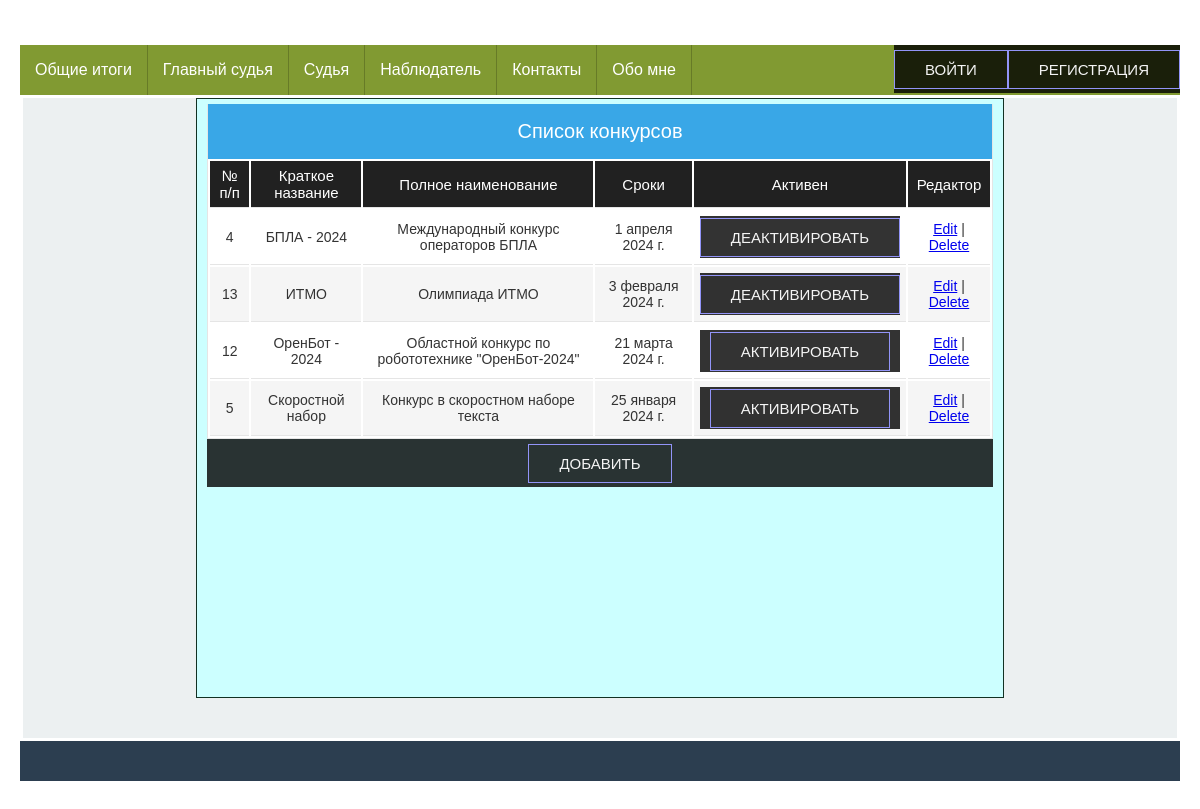
The page /competitions/all/ on the database as committed earlier.
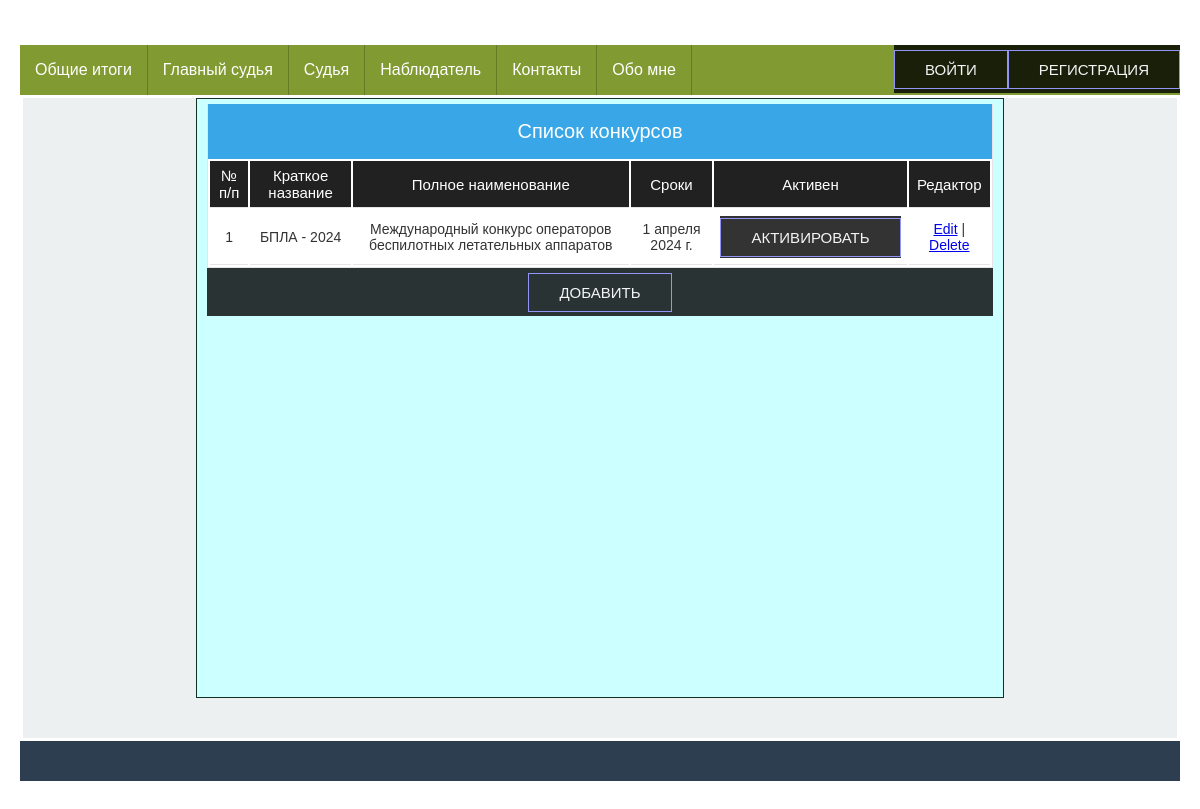
The same page on the database as committed later.
### app_for_competitions/models.py (models this page shows, shortened)
class Competition(models.Model):
    class Meta:
        db_table = 'competitions'
        verbose_name = _('Соревнования')
    name = models.CharField(_('Сокращенное название'), max_length=50)
    fullname = models.CharField(_('Полное наименование конкурса'), max_length=200,
                                default=None)
    date = models.DateField(_('Дата проведения'),
                            help_text="Дата начала")
    active = models.BooleanField(_('Активен'), default=True)

### app_for_competitions/views.py (the view)
# urls.py: path('all/', edit_competitions, name='all_competitions'),
def edit_competitions(request):
    competitions = Competition.objects.all().order_by('name')
    context = dict()
    context['competitions'] = competitions
    context['title'] = COMPETITIONS_TABLE_TITLE
    return render(request, 'app_for_competitions/edit_competitions.html', context=context)

### app_for_competitions/templates/app_for_competitions/edit_competitions.html (shortened to what this page needs)
{% extends 'base.html' %}
{% load static %}
{% block content %}
<div class="row">
    <div class="table-caption">Список конкурсов</div>
    <table id="table">
        <thead>
        <tr>
            {% for value in title %}
            <th>{{ value }}</th>
            {% endfor %}
        </tr>
        </thead>
        <tbody>
        {% for competition in competitions %}
        <tr>
            <td>{{competition.id}}</td>
            <td>{{competition.name}}</td>
            <td>{{competition.fullname}}</td>
            <td>{{competition.date}}</td>
            <td>
                <div class="container">
                    <a href="{% url 'competition_activate' pk=competition.id %}" class="btn a_btn">
                        {% if competition.active %}
                            Деактивировать
                        {% else %}
                            Активировать
                        {% endif %}
                    </a>
                </div>
            </td>
            <td class="actions"><a href="{% url 'edit_competition' pk=competition.id %}">Edit</a> | <a
                    href="{% url 'delete_competition' pk=competition.id %}">Delete</a></td>
        </tr>
        {% endfor %}
        </tbody>
    </table>
    <div class="container">
        <a href="{% url 'add_competition' %}" class="btn a_btn">Добавить</a>
    </div>
</div>
{% endblock %}

### templates/base.html (shortened to what this page needs)
<!DOCTYPE html>
{% load static %}
<html lang="ru">
<head>
    <link rel="stylesheet" href="{% static 'css/stylesheet.css' %}" type="text/css">
</head>
<body>
<div class="wrapper">
    <header>
        <ul>
            <li><a class="a_menu" href="{% url 'home' %}">Общие итоги</a></li>
            <li><a class="a_menu" href="#">Главный судья</a>
            </li>
            <li><a class="a_menu" href="#">Судья</a></li>
            <li><a class="a_menu" href="#">Наблюдатель</a>
            </li>
            <li><a class="a_menu" href="#">Контакты</a></li>
            <li><a class="a_menu" href="{% url 'about' %}">Обо мне</a></li>
            <div class="container enter">
                {% if user.is_authenticated %}
                <div class="user_name">{{ user.username }}</div>
                <a href="{% url 'users:logout' %}" class="btn a_btn">Выйти</a>
                {% else %}
                <a href="{% url 'users:login' %}" class="btn a_btn">Войти</a>
                <a href="{% url 'users:register' %}" class="btn a_btn">Регистрация</a>
                {% endif %}
            </div>
        </ul>
    </header>
    <main>
        {% block content %}{% endblock %}
    </main>
    <footer>
    </footer>
</div>
</body>
</html>

### static/css/stylesheet.css (style rules this page uses)
.wrapper { height: 100vh; flex-direction: column; }
main { flex: 1; background-color: #ecf0f1; min-height: 80vh; margin: 3px; }
body { margin: 0; }
header { background-color: #2ecc71; height: 50px; }
footer { background-color: #2c3e50; color: white; height: 40px; }
* { box-sizing: border-box; }
.row { overflow: hidden; width: 70%; min-height: 75vh; background-color: #CCFFFF; margin: 0 auto; border: 1px solid #123123; padding: 5px 10px; }
ul { list-style: none; margin: 0; padding-left: 0; margin-top: 25px; background: #819A32; height: 50px; }
.a_menu { text-decoration: none; background: #819A32; color: #fff; padding: 0 15px; font-family: arial; line-height: 50px; display: block; border-right: 1px solid #677B27; -moz-transition: all 0.3s 0.01s ease; -o-transition: all 0.3s 0.01s ease; -webkit-transition: all 0.3s 0.01s ease; }
.enter { float: right; }
li { float: left; position: relative; }
* { -moz-box-sizing: border-box; -webkit-box-sizing: border-box; box-sizing: border-box; }
html { color: #333333; font-size: 62.5%; }
body { font: normal 16px Tahoma, Geneva, Helvetica, sans-serif; margin: 0 auto; padding: 0; }
@media only all and (min-width: 760px) { body { padding: 20px; padding: 2rem; } }
table { display: block; margin: 0; border: none; background: #fff; font-size: 14px; font-size: 1.4rem; }
@media only all and (min-width: 760px) { table { display: table; width: 100%; border: 1px solid #e5e5e5; border-top: none; } }
tbody { display: block; }
@media only all and (min-width: 760px) { tbody { display: table-row-group; } }
.table-caption { display: block; width: 100%; background: #39a7e7; color: #fff; font-size: 20px; font-size: 2rem; text-align: center; height: 44px; line-height: 44px; border: none; border-bottom: 2px solid #999; }
@media only all and (min-width: 760px) { .table-caption { border: 1px solid #e5e5e5; border-top: none; border-bottom: none; height: 55px; line-height: 55px; } }
tr { position: relative; display: block; border-bottom: 1px solid #ccc; padding: 8px; padding: 0.8rem; }
@media only all and (min-width: 760px) { tr { display: table-row; } }
thead tr { display: none; }
@media only all and (min-width: 760px) { thead { background: #212121; color: #fff; } }
@media only all and (min-width: 760px) { thead tr { display: table-row; } }
@media only all and (min-width: 760px) { thead tr th { font-weight: normal; font-size: 15px; font-size: 1.5rem; } }
td { display: block; border: none; position: relative; text-align: left; }
td.actions { position: absolute; top: 4px; right: 24px; }
@media only all and (min-width: 760px) { td, th { display: table-cell; padding: 6px; padding: 0.6rem; border-bottom: 1px solid #e5e5e5; text-align: center; } }
@media only all and (min-width: 760px) { td.actions, td.checkbox, th.actions, th.checkbox { position: static; } }
td:before { content: attr(data-label); display: inline-block; width: 15%; background: #999; border-radius: 6px; height: 20px; margin: 0px 10px 0px 0px; margin: 0rem 1rem 0rem 0rem; padding: 0px 5px; padding: 0rem 0.5rem; font-size: 10px; font-size: 1rem; line-height: 20px; text-align: center; color: #fff; overflow: hidden; }
@media only all and (min-width: 560px) { td:before { width: 12%; font-size: 12px; font-size: 1.2rem; } }
@media only all and (min-width: 760px) { td:before { content: ""; display: none; } }
td.actions:before, td.checkbox:before { display: none; }
.container { background: linear-gradient(rgba(0, 0, 0, 0.8), rgba(0, 0, 0, 0.8)); font-family: Arial, Helvetica, sans-serif; display: flex; justify-content: center; align-items: center; height: 3em; padding: 0; margin: 0; }
.a_btn { font-size: 1.5rem; padding: 1rem 3rem; color: #f4f4f4; text-transform: uppercase; }
.btn { text-decoration: none; border: 1px solid rgb(146, 148, 248); position: relative; overflow: hidden; }
.btn:before { content: ""; position: absolute; top: 0; left: -100%; width: 100%; height: 100%; background: linear-gradient( 120deg, transparent, rgba(146, 148, 248, 0.4), transparent ); transition: all 650ms; }

Rows that differ between the two databases and show on the page:
removed Competition: id "4", name "БПЛА - 2024", fullname "Международный конкурс операторов БПЛА", date "1 апреля 2024 г.", active "ДЕАКТИВИРОВАТЬ"
removed Competition: id "13", name "ИТМО", fullname "Олимпиада ИТМО", date "3 февраля 2024 г.", active "ДЕАКТИВИРОВАТЬ"
removed Competition: id "12", name "ОренБот - 2024", fullname "Областной конкурс по робототехнике \"ОренБот-2024\"", date "21 марта 2024 г.", active "АКТИВИРОВАТЬ"
removed Competition: id "5", name "Скоростной набор", fullname "Конкурс в скоростном наборе текста", date "25 января 2024 г.", active "АКТИВИРОВАТЬ"
added Competition: id "1", name "БПЛА - 2024", fullname "Международный конкурс операторов беспилотных летательных аппаратов", date "1 апреля 2024 г.", active "АКТИВИРОВАТЬ"
